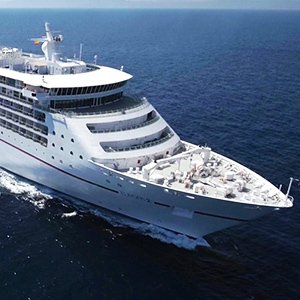
#> input picture histogram/ship1.jpg, 300 x 300 px
$ python 2.py
#> lines starting #> are read from the running program, lines starting #| are printed output that depends on the picture
import numpy as np
import cv2
from matplotlib import pyplot as plt


def find_nearest_above(my_array, target):
    diff = my_array - target
    mask = np.ma.less_equal(diff, -1)

    if np.all(mask):
        c = np.abs(diff).argmin()
        return c
    masked_diff = np.ma.masked_array(diff, mask)
    return masked_diff.argmin()


def hist_match(original, specified):

    oldshape = original.shape
    original = original.ravel()
    specified = specified.ravel()

    s_values, bin_idx, s_counts = np.unique(
        original, return_inverse=True, return_counts=True)
    t_values, t_counts = np.unique(specified, return_counts=True)

    s_q = np.cumsum(s_counts).astype(np.float64)
    s_q /= s_q[-1]

    t_q = np.cumsum(t_counts).astype(np.float64)
    t_q /= t_q[-1]

    sour = np.around(s_q * 255)
    temp = np.around(t_q * 255)

    b = []
    for data in sour:
        b.append(find_nearest_above(temp, data))
    b = np.array(b, dtype='uint8')

    return b[bin_idx].reshape(oldshape)


def main():
    source = cv2.imread('ship1.jpg', 0)
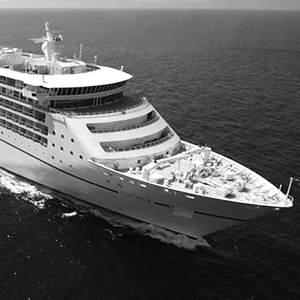
#> source: shape (300, 300); min 0, max 255, mean 92.6
    template = cv2.imread('boat1.jpg', 0)
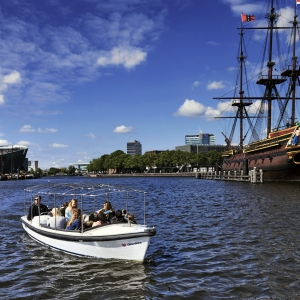
#> input picture histogram/boat1.jpg, 300 x 300 px
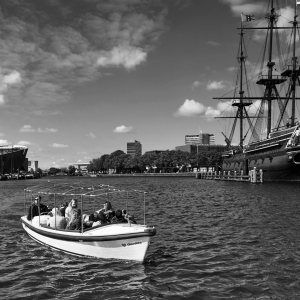
#> template: shape (300, 300); min 0, max 254, mean 98.3

    equalized = cv2.equalizeHist(source)
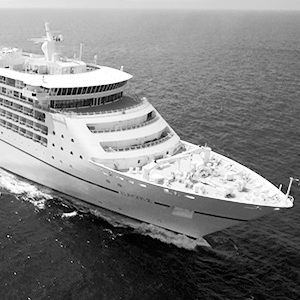
#> equalized: shape (300, 300); min 0, max 255, mean 128.3
    matched = hist_match(source, template)
#> in hist_match, `s_values, bin_idx, s_counts = np.unique( original, return_inverse=True..`: s_values = 256 values from 0 to 255; s_counts = 256 values, max 1710 at index 15, min 20 at index 3, mean 351.6
#> in hist_match, `t_values, t_counts = np.unique(specified, return_counts=True)`: t_values = 255 values from 0 to 254; t_counts = 255 values, max 1072 at index 67, min 2 at index 254, mean 352.9
#> in hist_match, `s_q = np.cumsum(s_counts).astype(np.float64)`: s_q = 256 values from 21 to 90000
#> in hist_match, `s_q /= s_q[-1]`: s_q = 256 values from 0.000233 to 1
#> in hist_match, `t_q = np.cumsum(t_counts).astype(np.float64)`: t_q = 255 values from 7 to 90000
#> in hist_match, `t_q /= t_q[-1]`: t_q = 255 values from 7.78e-05 to 1
#> in hist_match, `sour = np.around(s_q * 255)`: sour = 256 values from 0 to 255
#> in hist_match, `temp = np.around(t_q * 255)`: temp = 255 values from 0 to 255
#> the loop in hist_match, `for data in sour:` made 256 passes
#> data on passes 2 to 4: 0, 0, 0
#> after the loop in hist_match, `for data in sour:`: b = 256 values from 0 to 251
#> in hist_match, `return b[bin_idx].reshape(oldshape)`:
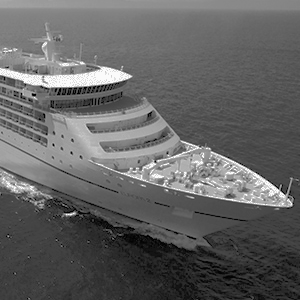
#> returned value: shape (300, 300); min 0, max 251, mean 98.7

    plt.subplot(131),plt.imshow(source,cmap='gray')
    plt.title('Source')
    plt.subplot(132),plt.imshow(equalized,cmap='gray')
    plt.title('Equalized')
    plt.subplot(133),plt.imshow(matched,cmap='gray')
    plt.title('Matched')
    plt.show()


if __name__ == '__main__':
    main()
